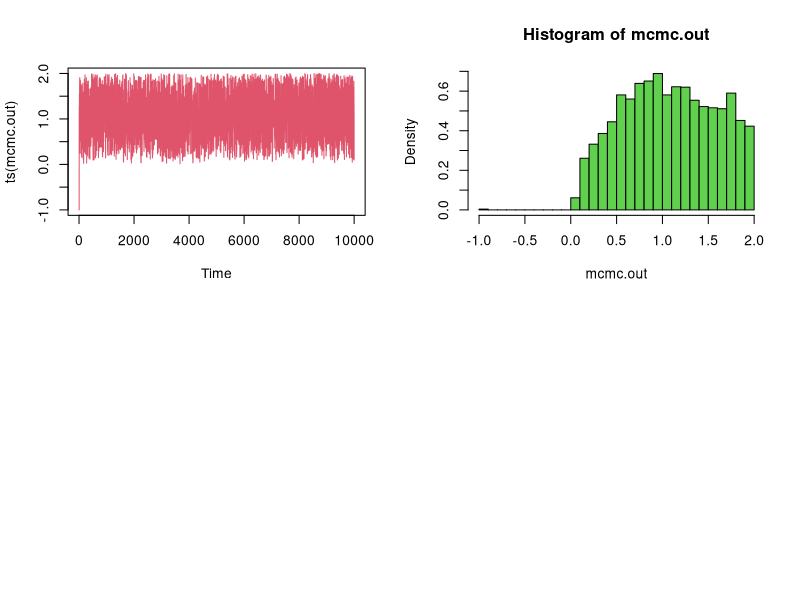

Generate this figure with R: (Note: this script raises an error after producing the figure.)

graphics.off()  #close plots
rm(list = ls()) #clear global env
cat("\014") #clear console



#define our "unkown" function
unkownfun1 = function(x){
  y = dgamma(x,2,1)
   if(x > 2){
      y = 0
   }
  return(y)
  #dnorm(x,mean = 3, sd = 2)
}


# the MCMC function. The arguments being passed to it are:
# n the number of iterations, defualt = 1000.
# the min/max of the uniform distribution from which proposed steps are drawn, default = 0.5
# the initial guess, defualt = 0
# a call to the unkown function that we're trying to recreate
# a call to the proposal distribution (the distribution from which proposals are drawn)

propdist1 <- function(x, mu = 0 , eps = 1){
  #CDF = pnorm(x) #draw from some dist
  CDF = pt(x, 5) #draw from some dist
  #   #dense = dexp(x)  #draw from some dist
  #   dense = runif(1, -eps, eps) #draw from some dist
  return(CDF)
}

randraw1 <- function(x){
  #innov = rnorm(1)#
  innov = rt(1,5)#
  can = x + innov # candidate value to evaluate function at
  return(can)
}

metrop1 <- function(n = 1000, eps = 1, x0 = 0, unknfun, propdist) 
{
  
  x <- x0 # initial guess
  oldlik = unknfun(x) # first function evaluation
  
  vec = vector("numeric", n) # preallocate memory for unkown parameter values
  vec[1] = x # put in the initial guess
  
  liklihood <- vector("numeric",n)
  liklihood[1] = oldlik
  
  for (i in 2:n){
    #repeat {
      #xs=x+rnorm(1)
      can = randraw1(x)
     # if (can>0)
      #  break
  #  }
    
    #calculate proposal correction factor
    c = propdist(x)/propdist(can)
    # c = propdist(x, can, eps)/propdist(can, x, eps)
    #print(can)
    lik = unknfun(can) # value of unkown function at candidate location
    a = lik/oldlik#*c # ratio of the function values
    if(is.na(a)){a = 0}
    #print(a)
    u = runif(1) # random number on [0 1]
    if (u < a){ # test if liklihood ratio is larger than random number. 
      # If candidate location is better than old location
      # the proposal will always be accepted. If worse 
      # will be accepted sometimes.
      x = can
      oldlik = lik
      #points(x,lik) #draw points on likelihood function. Will slow down code. comment out if you don't want it. 
    }
    vec[i] = x #save values
    liklihood[i] = lik #save liklihood
  }
  return(vec)
  
}


#plotting function
plot_mcmc<-function(mcmc.out)
{
  op=par(mfrow=c(2,2))
  #since we actually know it we can plot it in advance and see how well MCMC recreates it
  
  plot(ts(mcmc.out),col=2)
  hist(mcmc.out,30,col=3,freq = F)
  x = seq(-6,6,length=12*4)
  f = unkownfun1(x)
  lines(x,f,type = "l")
  
  # qqnorm(mcmc.out,col=4)
  # abline(0,1,col=2)
  acf(mcmc.out,col=2,lag.max=100)
  par(op)
}

mcmc_out <- metrop1(n = 10000, x0 = -1, eps= 1, unknfun = unkownfun1, propdist = propdist1)
plot_mcmc(mcmc_out)
